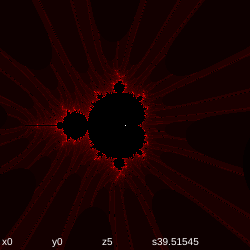
Frame 1 (no input)
Frame 60 (no input): identical to frame 1, image omitted
Frame 120 (the mouse pressed at the canvas centre since frame 60): identical to frame 1, image omitted

The p5.js sketch that drew this single still picture (run headless with seeded random() and noise() and a simulated clock; from frame 60 on, the mouse is pressed at the canvas centre):

// p5.js sketch
// ── sketch.js

//==============
// Controls

// Mandelbrot Set parameters
var startSensitivity = 50;
var maxValue = 100;

// Zooming
var drawScale = 5;
var zoomSpeed = 0.2;

// Panning
var startXPos = 0;
var startYPos = 0;
var panSpeed = 0.1;

//==============
// Variables
var sensitivity;
var xPos;
var yPos;
var img;


//==============
// Functions

function setup()
{
	createCanvas(250, 250);
	img = createImage(width, height);
}

function draw()
{
	// Update position and sensitivity
	xPos = startXPos - drawScale / 2;
	yPos = startYPos - drawScale / 2;
	sensitivity = startSensitivity + Math.log10(1 / drawScale) * 15;

	// Precalculation
	var foo = img.width / drawScale;
	var bar = img.height / drawScale;

	// Perform Mandelbrot Set calculation
	// on every pixel in the image
	for (var x = 0; x < img.width; x++)
	{
		for (var y = 0; y < img.height; y++)
		{

			var tX = xPos + x / foo;
			var tY = yPos + y / bar;
			var sTX = tX;
			var sTY = tY;

			// Default to black
			img.set(x, y, [0, 0, 0, 255]);

			// Repeat to prove it doesn't trail to infinity
			for (var i = 0; i < sensitivity; i++)
			{
				// Calculation
				var temp_tX = (tX*tX - tY*tY)  + sTX;
				tY = (2 * tX * tY) + sTY;
				tX = temp_tX;
				
				// If trailing to (estimated) infinity
				if (tX + tY > maxValue)
				{
					// Vary red colour depending on i
					img.set(x, y, [(i / sensitivity) * 255, 0, 0, 255]);
					break;
				}

			}

		}
	}

	// Center point
	img.set(img.width/2, img.height/2, [255, 255, 255, 255]);

	// Render image
	img.updatePixels();
	image(img, 0, 0);

	// Info text
	textSize(10);
	fill(255);
	text("x" + Math.round(startXPos * 100000) / 100000, 2, img.height - 5);
	text("y" + Math.round(-startYPos * 100000) / 100000, 52, img.height - 5);
	text("z" + Math.round(drawScale * 100000) / 100000, 102, img.height - 5);
	text("s" + Math.round(sensitivity * 100000) / 100000, 152, img.height - 5);

	// Keyboard input
	switch (keyCode)
	{
		case 97:
			startXPos -= (drawScale / 5) * panSpeed;
			break;

		case 119:
			startYPos -= (drawScale / 5) * panSpeed;
			break;

		case 100:
			startXPos += (drawScale / 5) * panSpeed;
			break;

		case 115:
			startYPos += (drawScale / 5) * panSpeed;
			break;

		case 101:
			drawScale += (drawScale / 5) * zoomSpeed;
			break;

		case 113:
			drawScale -= (drawScale / 5) * zoomSpeed;
			break;

		/*
		case 120:
			sensitivity += 10;
			break;

		case 122:
			sensitivity -= 10;
			break;
		*/
	}
}
